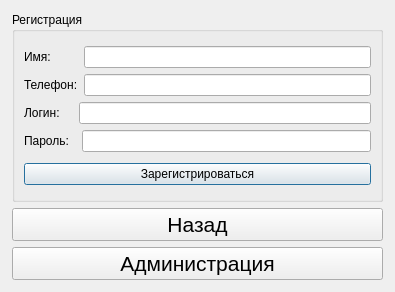
<?xml version="1.0" encoding="UTF-8"?>
<ui version="4.0">
 <class>registration</class>
 <widget class="QDialog" name="registration">
  <property name="geometry">
   <rect>
    <x>0</x>
    <y>0</y>
    <width>395</width>
    <height>292</height>
   </rect>
  </property>
  <property name="minimumSize">
   <size>
    <width>395</width>
    <height>292</height>
   </size>
  </property>
  <property name="maximumSize">
   <size>
    <width>395</width>
    <height>292</height>
   </size>
  </property>
  <property name="windowTitle">
   <string>Dialog</string>
  </property>
  <property name="sizeGripEnabled">
   <bool>false</bool>
  </property>
  <property name="modal">
   <bool>false</bool>
  </property>
  <layout class="QVBoxLayout" name="verticalLayout_3">
   <property name="leftMargin">
    <number>12</number>
   </property>
   <property name="topMargin">
    <number>12</number>
   </property>
   <property name="rightMargin">
    <number>12</number>
   </property>
   <property name="bottomMargin">
    <number>12</number>
   </property>
   <item>
    <widget class="QGroupBox" name="groupBox">
     <property name="title">
      <string>Регистрация</string>
     </property>
     <layout class="QVBoxLayout" name="verticalLayout_2">
      <item>
       <layout class="QVBoxLayout" name="verticalLayout">
        <item>
         <layout class="QHBoxLayout" name="horizontalLayout">
          <item>
           <widget class="QLabel" name="label">
            <property name="text">
             <string>Имя:        </string>
            </property>
           </widget>
          </item>
          <item>
           <widget class="QLineEdit" name="name"/>
          </item>
         </layout>
        </item>
        <item>
         <layout class="QHBoxLayout" name="horizontalLayout_2">
          <item>
           <widget class="QLabel" name="label_2">
            <property name="text">
             <string>Телефон:</string>
            </property>
           </widget>
          </item>
          <item>
           <widget class="QLineEdit" name="phone"/>
          </item>
         </layout>
        </item>
        <item>
         <layout class="QHBoxLayout" name="horizontalLayout_3">
          <item>
           <widget class="QLabel" name="label_3">
            <property name="text">
             <string>Логин:    </string>
            </property>
           </widget>
          </item>
          <item>
           <widget class="QLineEdit" name="login"/>
          </item>
         </layout>
        </item>
        <item>
         <layout class="QHBoxLayout" name="horizontalLayout_4">
          <item>
           <widget class="QLabel" name="label_4">
            <property name="text">
             <string>Пароль:  </string>
            </property>
           </widget>
          </item>
          <item>
           <widget class="QLineEdit" name="pass"/>
          </item>
         </layout>
        </item>
       </layout>
      </item>
      <item>
       <widget class="QPushButton" name="pushButton">
        <property name="text">
         <string>Зарегистрироваться</string>
        </property>
       </widget>
      </item>
     </layout>
    </widget>
   </item>
   <item>
    <widget class="QPushButton" name="pushButton_3">
     <property name="font">
      <font>
       <pointsize>16</pointsize>
       <fontweight>Thin</fontweight>
      </font>
     </property>
     <property name="text">
      <string>Назад</string>
     </property>
    </widget>
   </item>
   <item>
    <widget class="QPushButton" name="pushButton_2">
     <property name="font">
      <font>
       <pointsize>16</pointsize>
       <strikeout>false</strikeout>
       <stylestrategy>PreferAntialias</stylestrategy>
       <fontweight>Thin</fontweight>
      </font>
     </property>
     <property name="text">
      <string>Администрация</string>
     </property>
    </widget>
   </item>
  </layout>
 </widget>
 <resources/>
 <connections/>
</ui>
